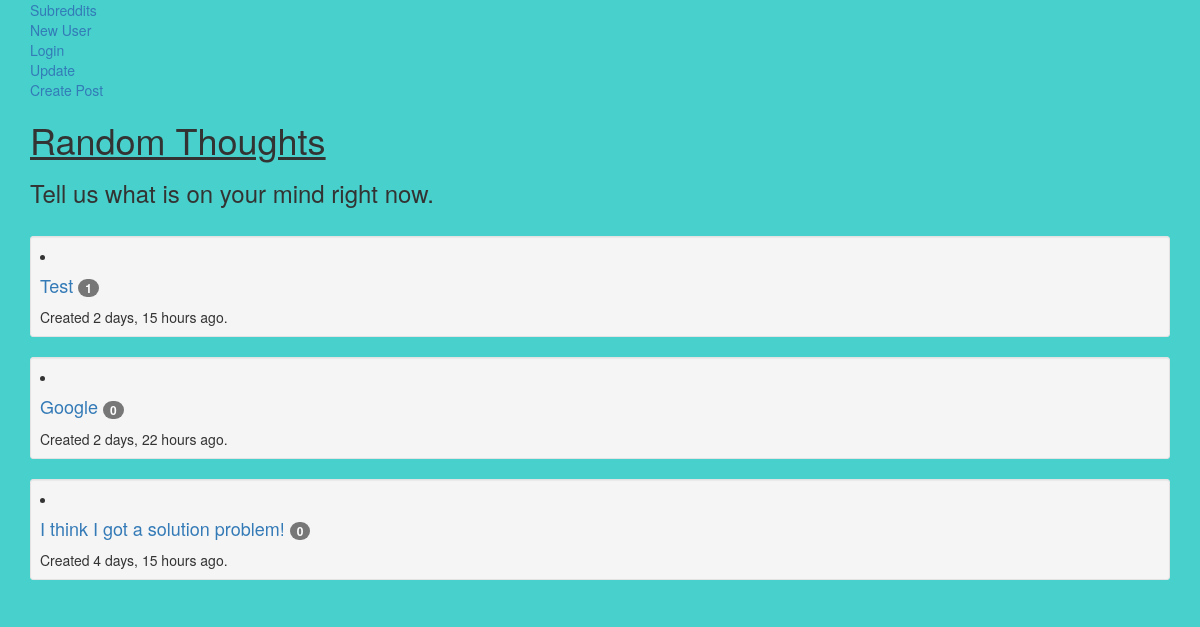
/subreddit/4/, run on an earlier commit of the app's database.
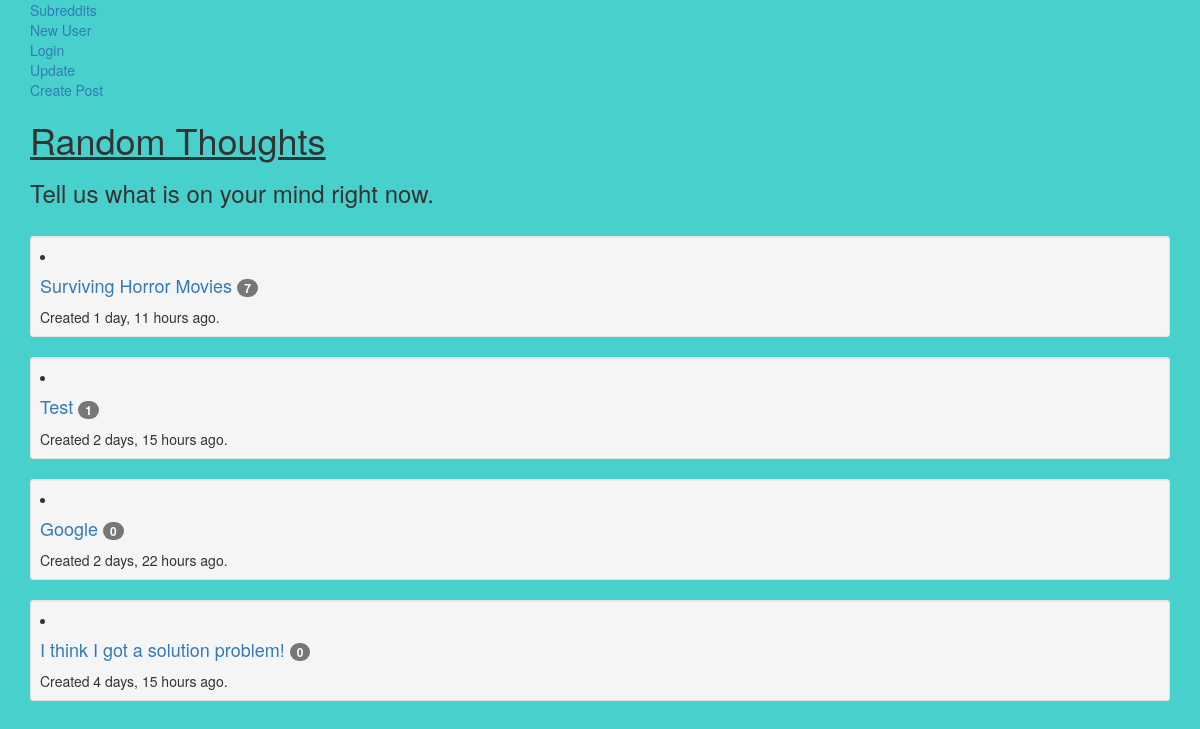
And on a later commit of the database.
### app/models.py (models this page shows, shortened)
class Post(models.Model):
    title = models.CharField(max_length=100)
    post_description = models.CharField(max_length=255)
    url_page = models.URLField(null=True, blank=True)
    post_created = models.DateTimeField(auto_now_add=True)
    post_edit = models.DateTimeField(auto_now=True)
    subreddit = models.ForeignKey(Subreddit)
    user = models.ForeignKey(User)
    def __str__(self):
        return self.title
    def post_count(self):
        return Comment.objects.filter(comment_post=self).count()

### app/views.py (the view)
# urls.py: url(r'^subreddit/(?P<pk>\d+)/$', SubredditDetailView.as_view(), name="subreddit_detail_view"),
class SubredditDetailView(DetailView):
    model = Subreddit

### app/models.py (called while the page is built)
    def __str__(self):
        return self.name

    def get_recent(self):
        return Post.objects.filter(subreddit=self).order_by('-post_created')[:20]

### templates/app/subreddit_detail.html
{% extends 'base.html' %}
{% block content %}
<a href="{% url 'subreddit_update_view' object.id %}">Update</a><br>
<a href="{% url 'post_create_view' object.id %}">Create Post</a>
<h1>{{ object }}</h1>
<h3>{{ object.description }}</h3> <br>
{% for post in object.get_recent %}
  <div class="well well-sm">
      <li><h4><a href="{% url 'post_detail_view' post.id %}">{{ post }} <span class="badge">{{ post.post_count }}</span></a></h4></li>
      Created {{ post.post_created|timesince }} ago.
  </div>
{% endfor %}
{% endblock %}

What changed in the data, as far as the page shows it:
added Post: title "Surviving Horror Movies", post_count "7", post_created "1 day, 11 hours"
